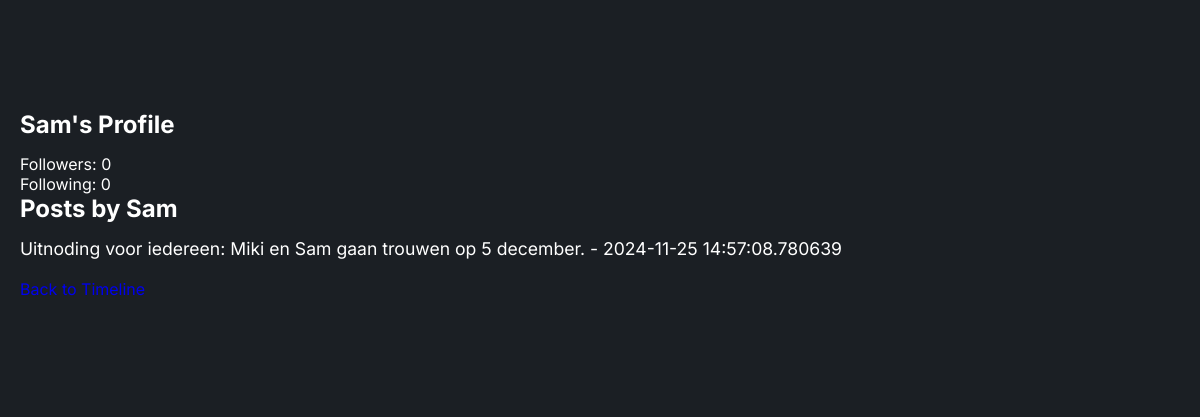
Page /profile/Sam (signed in) on the earlier database version.
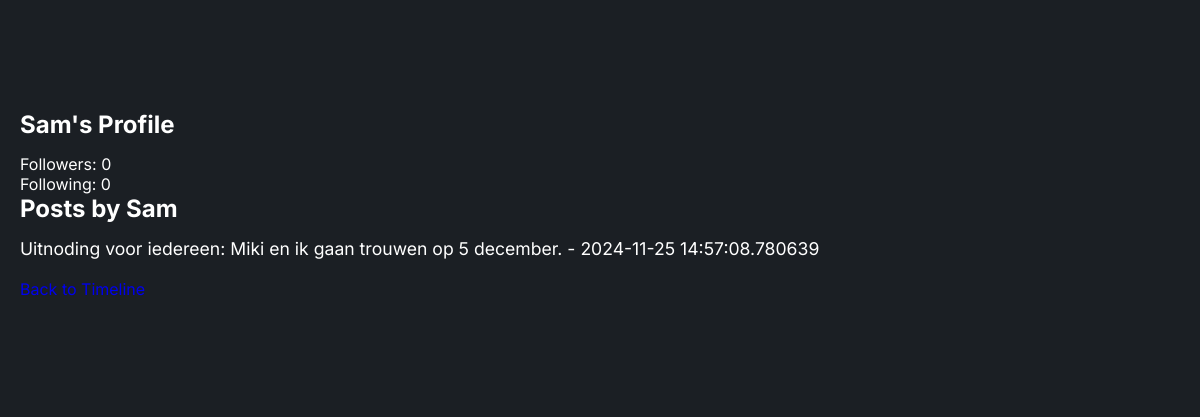
Same page on the later database version.
### app/models.py (models this page shows, shortened)
class Post(db.Model):
    id = db.Column(db.Integer, primary_key=True)
    username = db.Column(db.String(50), nullable=False)
    content = db.Column(db.String(280), nullable=False)
    timestamp = db.Column(db.DateTime, default=datetime.utcnow)
    like_count = db.Column(db.Integer, default=0)
    topics = db.Column(db.String(200))
    comments = db.relationship('Comment', backref='post', cascade="all, delete-orphan")

### app/routes.py (the view)
@main.route('/profile/<string:username>')
def view_profile(username):
    user = User.query.filter_by(username=username).first_or_404()
    user_posts = Post.query.filter_by(username=user.username).order_by(Post.timestamp.desc()).all()  # Fetch the user's posts
    return render_template('profile.html', user=user, posts=user_posts)

### app/__init__.py (called while the page is built)
def create_app():
    app = Flask(__name__)
    app.config['SECRET_KEY'] = 'your_secret_key'
    app.config['SQLALCHEMY_DATABASE_URI'] = 'sqlite:///site.db'
    db.init_app(app)
    migrate.init_app(app, db)
    bcrypt.init_app(app)
    login_manager.init_app(app)
    login_manager.login_view = 'main.login'
    login_manager.login_message_category = 'info'
    from .routes import main
    app.register_blueprint(main)
    from .models import User
    @login_manager.user_loader
    def load_user(user_id):
        return User.query.get(int(user_id))
    return app

### app/templates/profile.html (shortened to what this page needs)
<!DOCTYPE html>
<html lang="en">
  <head>
    <link rel="stylesheet" href="{{ url_for('static', filename='stylesheet.css') }}" />
    <link href="https://cdn.jsdelivr.net/npm/remixicon@4.3.0/fonts/remixicon.css" rel="stylesheet" />
  </head>
  <body>
    <section class="account-details">
        <h1>{{ user.username }}'s Profile</h1>
        <p>Followers: {{ user.followers.count() }}</p>
        <p>Following: {{ user.followed.count() }}</p>
        <h2>Posts by {{ user.username }}</h2>
        <ul>
            {% for post in posts %}
                <li>{{ post.content }} - {{ post.timestamp }}</li>
            {% endfor %}
        </ul>
      <a href="{{ url_for('main.home') }}">Back to Timeline</a>
    </section>
  </body>
</html>

Differences in the rows shown:
changed Post: content "Uitnoding voor iedereen: Miki en Sam gaan trouwen op 5 december." → "Uitnoding voor iedereen: Miki en ik gaan trouwen op 5 december."
